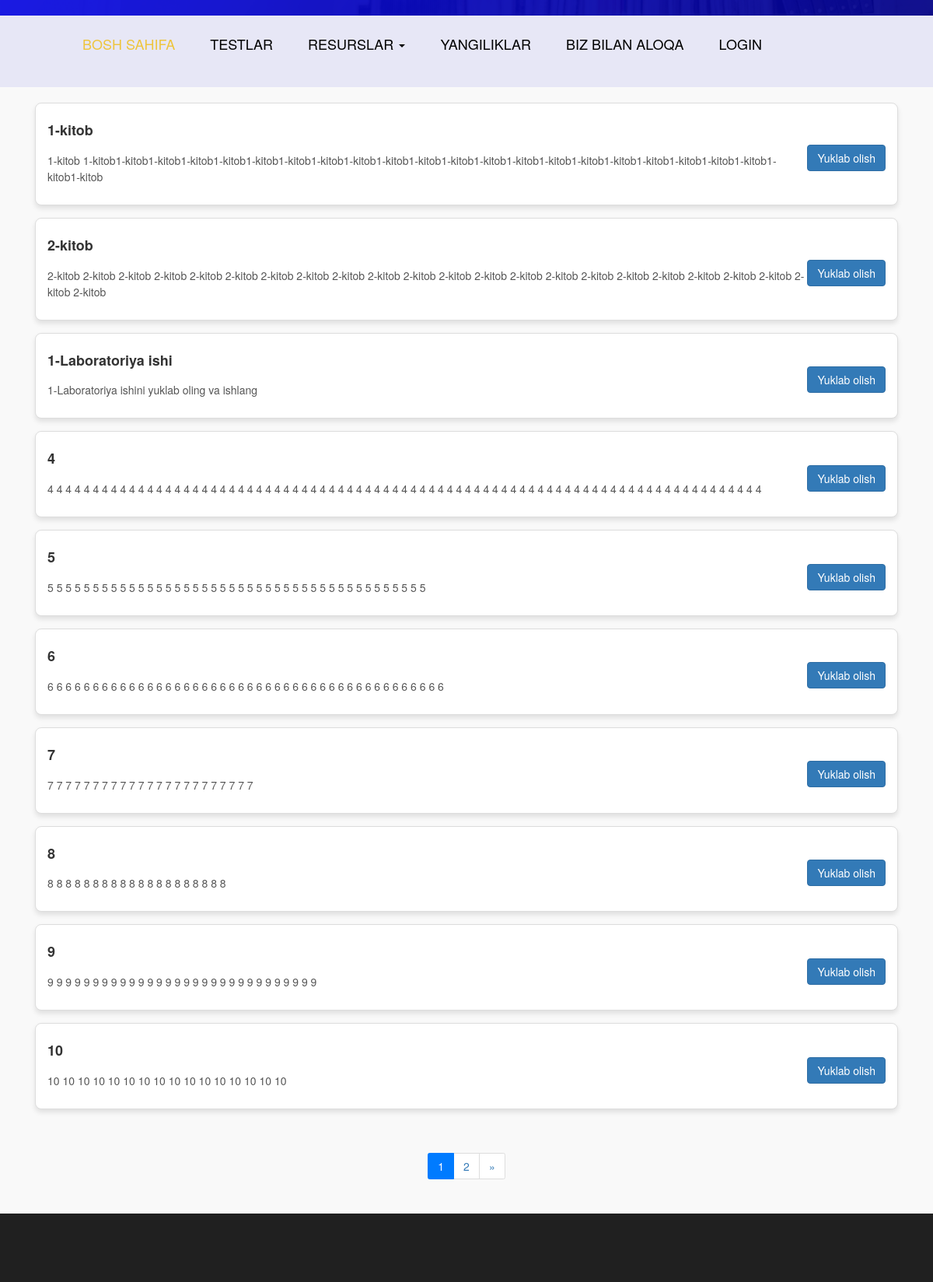
Before: /kitob/ (upper part) with the older database file.
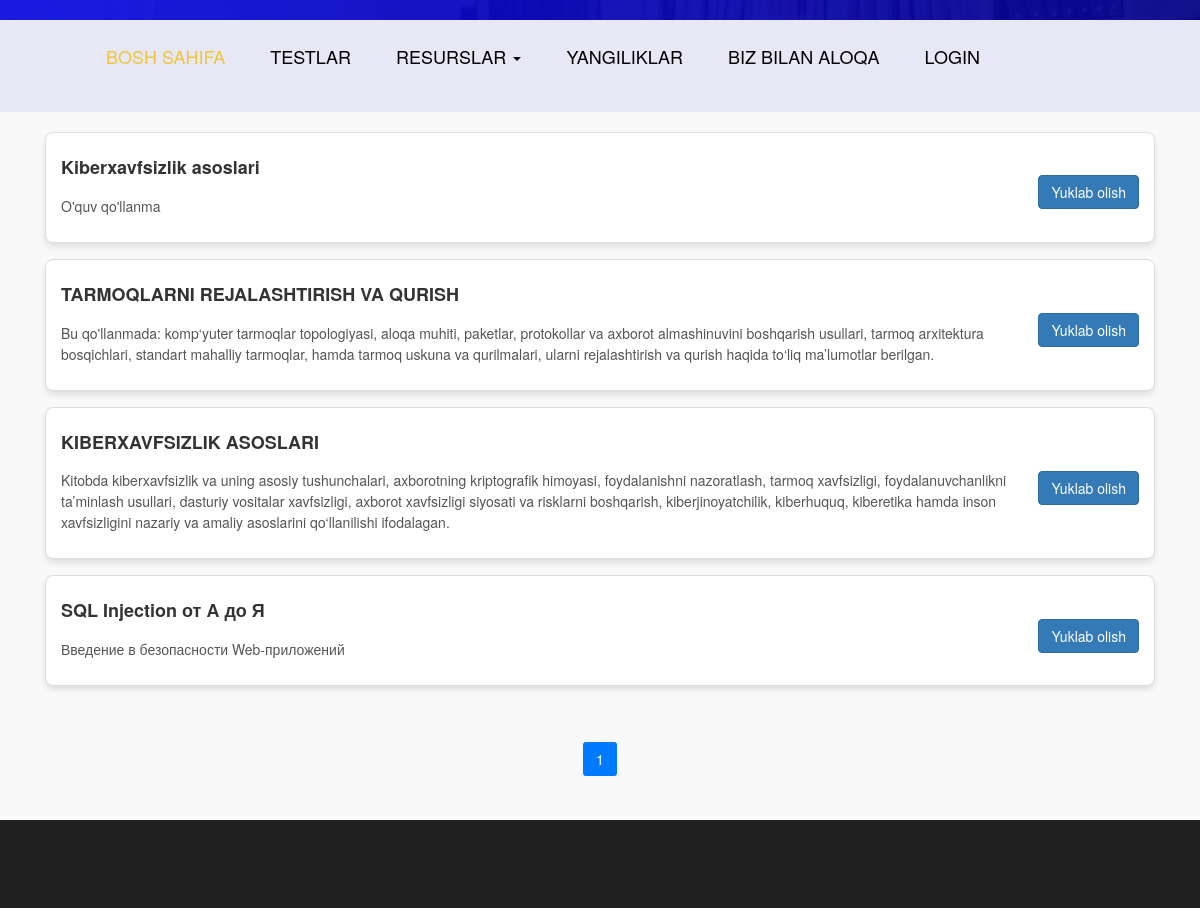
After: the same page with the newer database file.
### videos/models.py (models this page shows, shortened)
class Kitoblar(models.Model):
    class Status(models.TextChoices):
        Draft = 'DF', 'Draft'
        Published = 'PB', 'Published'
    title = models.CharField(max_length=255)
    body = models.TextField()
    pdf = models.FileField(upload_to='courses/pdf')
    status = models.CharField(max_length=2,
                              choices=Status.choices,
                              default=Status.Draft)

### videos/views.py (the view)
# urls.py: path('kitob/', kitob_list, name="kitoblar_page"),
def kitob_list(request):
    kitob_list = Kitoblar.objects.filter(status=Kitoblar.Status.Published)
    paginator = Paginator(kitob_list, 10)
    page_number = request.GET.get('page')
    page_obj = paginator.get_page(page_number)
    context = {
        "page_obj": page_obj
    }
    return render(request, "videos/kitoblar.html", context)

### templates/videos/kitoblar.html (shortened to what the changed rows need)
{% load static %}
<!DOCTYPE html>
<html lang="en">
   <head>
      <link rel="stylesheet" type="text/css" href="https://cdnjs.cloudflare.com/ajax/libs/OwlCarousel2/2.0.0-beta.2.4/assets/owl.carousel.min.css" />
      <link rel="stylesheet" type="text/css" href="{% static 'css/bootstrap.min.css' %}">
      <link rel="stylesheet" type="text/css" href="{% static 'css/style.css' %}">
      <link rel="stylesheet" href="{% static 'css/responsive.css' %}">
      <link rel="stylesheet" href="{% static 'css/jquery.mCustomScrollbar.min.css' %}">
      <link rel="stylesheet" href="https://netdna.bootstrapcdn.com/font-awesome/4.0.3/css/font-awesome.css">
       <link rel="stylesheet" href="https://maxcdn.bootstrapcdn.com/bootstrap/3.3.7/css/bootstrap.min.css">
      <link rel="stylesheet" href="{% static 'css/owl.carousel.min.css' %}">
      <link rel="stylesheet" href="https://cdnjs.cloudflare.com/ajax/libs/fancybox/2.1.5/jquery.fancybox.min.css" media="screen">
       <link rel="stylesheet" href="https://cdnjs.cloudflare.com/ajax/libs/font-awesome/4.7.0/css/font-awesome.min.css">
   </head>
   <body>
            {% block content %}
<div class="blog_section">
    <div class="container">
        <div class="row">
            {% for kitob in page_obj %}
            <div class="col-12">
                <div class="blog_card">
                    <div class="blog_content">
                        <h5 class="blog_title">{{ kitob.title }}</h5>
                        <p class="blog_body">{{ kitob.body|truncatewords:100 }}</p>
                    </div>
                    {% if kitob.pdf %}
                    <a href="{{ kitob.pdf.url }}" download class="btn btn-primary" style="margin-top: 10px;">
                        Yuklab olish
                    </a>
                    {% endif %}
                </div>
            </div>
            {% endfor %}
        </div>
        <div class="pagination-wrapper" style="text-align: center; margin-top: 20px;">
            <nav aria-label="Page navigation">
                <ul class="pagination justify-content-center">
                    {% for num in page_obj.paginator.page_range %}
                    <li class="page-item {% if page_obj.number == num %}active{% endif %}">
                        <a class="page-link" href="?page={{ num }}">{{ num }}</a>
                    </li>
                    {% endfor %}
                    {% if page_obj.has_next %}
                    <li class="page-item">
                        <a class="page-link" href="?page={{ page_obj.next_page_number }}" aria-label="Next">
                            <span aria-hidden="true">&raquo;</span>
                        </a>
                    </li>
                    {% endif %}
                </ul>
            </nav>
        </div>
    </div>
</div>
    {% endblock content %}

Changed rows visible on the page:
removed Kitoblar: title "1-kitob", body "1-kitob 1-kitob1-kitob1-kitob1-kitob1-kitob1-kitob1-kitob1-kitob1-kitob1-kitob1-kitob1-kitob1-kitob1-kitob1-kitob1-kitob1-kitob1-kitob1-kitob1-kitob1-kitob1-kitob1-kitob"
removed Kitoblar: title "2-kitob", body "2-kitob 2-kitob 2-kitob 2-kitob 2-kitob 2-kitob 2-kitob 2-kitob 2-kitob 2-kitob 2-kitob 2-kitob 2-kitob 2-kitob 2-kitob 2-kitob 2-kitob 2-kitob 2-kitob 2-kitob 2-kitob 2-kitob 2-kitob"
removed Kitoblar: title "1-Laboratoriya ishi", body "1-Laboratoriya ishini yuklab oling va ishlang"
removed Kitoblar: title "4", body "4 4 4 4 4 4 4 4 4 4 4 4 4 4 4 4 4 4 4 4 4 4 4 4 4 4 4 4 4 4 4 4 4 4 4 4 4 4 4 4 4 4 4 4 4 4 4 4 4 4 4 4 4 4 4 4 4 4 4 4 4 4 4 4 4 4 4 4 4 4 4 4 4 4 4 4 4 4 4"
removed Kitoblar: title "5", body "5 5 5 5 5 5 5 5 5 5 5 5 5 5 5 5 5 5 5 5 5 5 5 5 5 5 5 5 5 5 5 5 5 5 5 5 5 5 5 5 5 5"
removed Kitoblar: title "6", body "6 6 6 6 6 6 6 6 6 6 6 6 6 6 6 6 6 6 6 6 6 6 6 6 6 6 6 6 6 6 6 6 6 6 6 6 6 6 6 6 6 6 6 6"
removed Kitoblar: title "7", body "7 7 7 7 7 7 7 7 7 7 7 7 7 7 7 7 7 7 7 7 7 7 7"
removed Kitoblar: title "8", body "8 8 8 8 8 8 8 8 8 8 8 8 8 8 8 8 8 8 8 8"
removed Kitoblar: title "9", body "9 9 9 9 9 9 9 9 9 9 9 9 9 9 9 9 9 9 9 9 9 9 9 9 9 9 9 9 9 9"
removed Kitoblar: title "10", body "10 10 10 10 10 10 10 10 10 10 10 10 10 10 10 10"
added Kitoblar: title "Kiberxavfsizlik asoslari", body "O'quv qo'llanma"
added Kitoblar: title "TARMOQLARNI REJALASHTIRISH VA QURISH", body "Bu qo'llanmada: komp‘yuter tarmoqlar topologiyasi, aloqa muhiti, paketlar, protokollar va axborot almashinuvini boshqarish usullari, tarmoq arxitektura bosqichlari, standart mahalliy tarmoqlar, hamda tarmoq uskuna va qurilmalari, ularni rejalashtirish va qurish haqida to‘liq ma’lumotlar berilgan."
added Kitoblar: title "KIBERXAVFSIZLIK ASOSLARI", body "Kitobda kiberxavfsizlik va uning asosiy tushunchalari, axborotning kriptografik himoyasi, foydalanishni nazoratlash, tarmoq xavfsizligi, foydalanuvchanlikni ta’minlash usullari, dasturiy vositalar xavfsizligi, axborot xavfsizligi siyosati va risklarni boshqarish, kiberjinoyatchilik, kiberhuquq, kiberetika hamda inson xavfsizligini nazariy va amaliy asoslarini qо‘llanilishi ifodalagan."
added Kitoblar: title "SQL Injection от А до Я", body "Введение в безопасности Web-приложений"
Other visible differences:
list line gone: "2"
